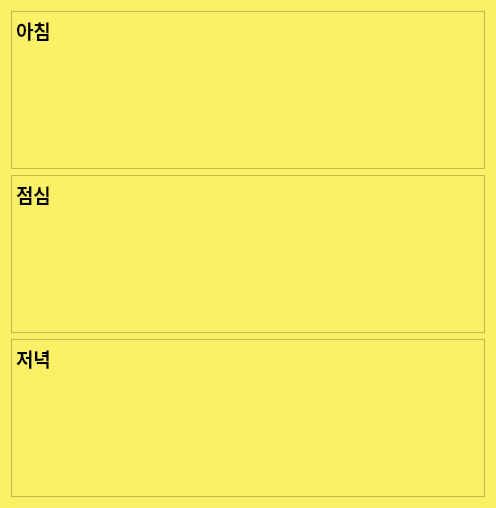
<?xml version="1.0" encoding="UTF-8"?>
<ui version="4.0">
 <class>Dialog</class>
 <widget class="QDialog" name="Dialog">
  <property name="geometry">
   <rect>
    <x>0</x>
    <y>0</y>
    <width>496</width>
    <height>508</height>
   </rect>
  </property>
  <property name="windowTitle">
   <string>지방 제로 식단</string>
  </property>
  <property name="windowIcon">
   <iconset>
    <normaloff>imagefile/body.png</normaloff>imagefile/body.png</iconset>
  </property>
  <property name="styleSheet">
   <string notr="true">background-color: rgb(250, 241, 102);</string>
  </property>
  <layout class="QVBoxLayout" name="verticalLayout">
   <item>
    <widget class="QTextBrowser" name="textBrowser_2">
     <property name="styleSheet">
      <string notr="true"/>
     </property>
     <property name="html">
      <string>&lt;!DOCTYPE HTML PUBLIC &quot;-//W3C//DTD HTML 4.0//EN&quot; &quot;http://www.w3.org/TR/REC-html40/strict.dtd&quot;&gt;
&lt;html&gt;&lt;head&gt;&lt;meta name=&quot;qrichtext&quot; content=&quot;1&quot; /&gt;&lt;style type=&quot;text/css&quot;&gt;
p, li { white-space: pre-wrap; }
&lt;/style&gt;&lt;/head&gt;&lt;body style=&quot; font-family:'Gulim'; font-size:9pt; font-weight:400; font-style:normal;&quot;&gt;
&lt;p style=&quot; margin-top:0px; margin-bottom:0px; margin-left:0px; margin-right:0px; -qt-block-indent:0; text-indent:0px;&quot;&gt;&lt;span style=&quot; font-size:14pt; font-weight:600;&quot;&gt;아침&lt;/span&gt;&lt;/p&gt;&lt;/body&gt;&lt;/html&gt;</string>
     </property>
    </widget>
   </item>
   <item>
    <widget class="QTextBrowser" name="textBrowser">
     <property name="html">
      <string>&lt;!DOCTYPE HTML PUBLIC &quot;-//W3C//DTD HTML 4.0//EN&quot; &quot;http://www.w3.org/TR/REC-html40/strict.dtd&quot;&gt;
&lt;html&gt;&lt;head&gt;&lt;meta name=&quot;qrichtext&quot; content=&quot;1&quot; /&gt;&lt;style type=&quot;text/css&quot;&gt;
p, li { white-space: pre-wrap; }
&lt;/style&gt;&lt;/head&gt;&lt;body style=&quot; font-family:'Gulim'; font-size:9pt; font-weight:400; font-style:normal;&quot;&gt;
&lt;p style=&quot; margin-top:0px; margin-bottom:0px; margin-left:0px; margin-right:0px; -qt-block-indent:0; text-indent:0px;&quot;&gt;&lt;span style=&quot; font-size:14pt; font-weight:600;&quot;&gt;점심&lt;/span&gt;&lt;/p&gt;
&lt;p style=&quot;-qt-paragraph-type:empty; margin-top:0px; margin-bottom:0px; margin-left:0px; margin-right:0px; -qt-block-indent:0; text-indent:0px; font-size:14pt; font-weight:600;&quot;&gt;&lt;br /&gt;&lt;/p&gt;&lt;/body&gt;&lt;/html&gt;</string>
     </property>
    </widget>
   </item>
   <item>
    <widget class="QTextBrowser" name="textBrowser_3">
     <property name="html">
      <string>&lt;!DOCTYPE HTML PUBLIC &quot;-//W3C//DTD HTML 4.0//EN&quot; &quot;http://www.w3.org/TR/REC-html40/strict.dtd&quot;&gt;
&lt;html&gt;&lt;head&gt;&lt;meta name=&quot;qrichtext&quot; content=&quot;1&quot; /&gt;&lt;style type=&quot;text/css&quot;&gt;
p, li { white-space: pre-wrap; }
&lt;/style&gt;&lt;/head&gt;&lt;body style=&quot; font-family:'Gulim'; font-size:9pt; font-weight:400; font-style:normal;&quot;&gt;
&lt;p style=&quot; margin-top:0px; margin-bottom:0px; margin-left:0px; margin-right:0px; -qt-block-indent:0; text-indent:0px;&quot;&gt;&lt;span style=&quot; font-size:14pt; font-weight:600;&quot;&gt;저녁&lt;/span&gt;&lt;/p&gt;&lt;/body&gt;&lt;/html&gt;</string>
     </property>
    </widget>
   </item>
  </layout>
 </widget>
 <resources/>
 <connections/>
</ui>
